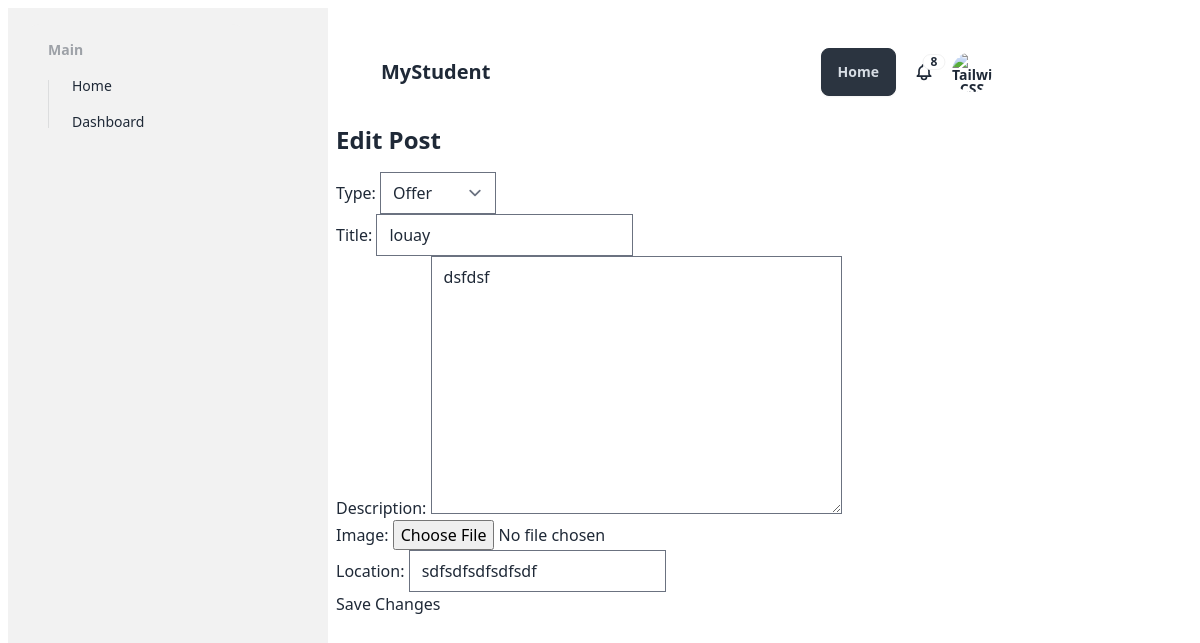
Page /posts/9/edit/ (signed in) on the earlier database version.
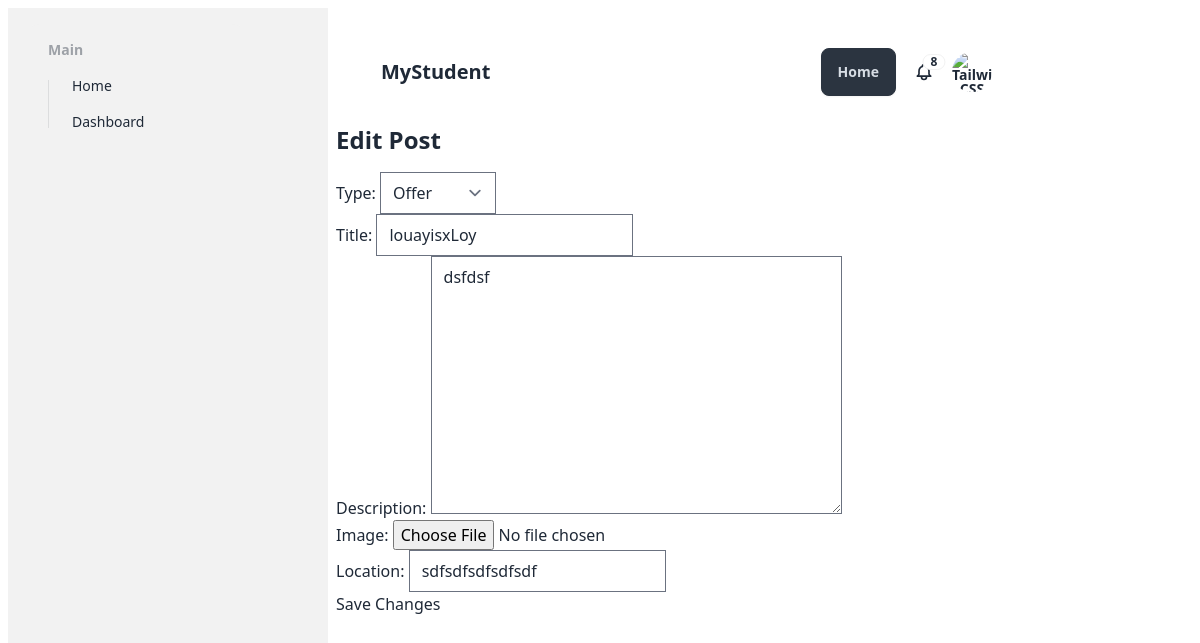
Same page on the later database version.
### core/models.py (models this page shows)
class Post(models.Model):
    TYPE_CHOICES = (
        (0, 'Offer'),
        (1, 'Request'),
    )
    id = models.AutoField(primary_key=True)
    type = models.IntegerField(choices=TYPE_CHOICES)
    title = models.CharField(max_length=255)
    description = models.TextField()
    image = models.ImageField(blank=True, upload_to='post_images/')
    creator = models.ForeignKey(User, on_delete=models.CASCADE)
    created_at = models.DateTimeField(auto_now_add=True)

class Logement(Post):
    location = models.CharField(max_length=255)

### core/views.py (the view)
# urls.py: path('posts/<int:pk>/edit/', PostUpdateView.as_view(), name='post_update'),
class PostUpdateView(LoginRequiredMixin, UpdateView):
    model = Post
    template_name = 'posts/post_update.html'
    success_url = reverse_lazy('dashboard')
    def get_object(self, queryset=None):
        post = super().get_object(queryset)
        if hasattr(post, 'recommandation'):
            return post.recommandation
        elif hasattr(post, 'transport'):
            return post.transport
        elif hasattr(post, 'stage'):
            return post.stage
        elif hasattr(post, 'evenement'):
            return post.evenement
        elif hasattr(post, 'logement'):
            return post.logement
        else:
            return None
    def get_form_class(self):
        post = self.object
        if hasattr(post, 'recommandation'):
            return RecommandationForm
        elif hasattr(post, 'transport'):
            return TransportForm
        elif hasattr(post, 'stage'):
            return StageForm
        elif hasattr(post, 'evenement'):
            return EvenementForm
        elif hasattr(post, 'logement'):
            return LogementForm
        else:
            return None
    def get_queryset(self):
        queryset = super().get_queryset()
        return queryset.filter(creator=self.request.user)

### core/forms.py
class LogementForm(BasePostForm):
    location = forms.CharField(label='Location', max_length=255, required=True)
    class Meta:
        model = Logement
        fields = BasePostForm.Meta.fields + ('location',)

### core/context_processors.py (called while the page is built)
def tailwind_version(request):
    return {'TAILWIND_VERSION': settings.TAILWIND_VERSION}

### core/templates/posts/post_update.html (shortened to what this page needs)
{% load static tailwind_tags %}
<!DOCTYPE html>
<html lang="en">
  <head>
    <link
      rel="stylesheet"
      href="https://cdnjs.cloudflare.com/ajax/libs/font-awesome/6.5.1/css/all.min.css"
    />
    {% tailwind_css %}
    <link rel="stylesheet" type="text/css" href="{% static 'css/main.css' %}" />
  </head>
  <body class="container">
    <div class="menu">{% include 'components/sidebar.html' %}</div>
    <div class="content">
      <div class="home_container">
        {% include 'components/navbar.html' %}
        <h1 class="text-2xl font-bold mb-4">Edit Post</h1>
    <form method="post">
        {{ form.as_p }}
        <button type="submit">Save Changes</button>
    </form>
      </div>
  </body>
</html>

### core/templates/components/sidebar.html (shortened to what this page needs)
<div class="sticky top-0">
  <div class="drawer lg:drawer-open">
    <div class="drawer-side">
      <ul class="menu p-4 w-80 min-h-full bg-base-200 text-base-content">
        <ul class="menu bg-base-200 w-56 rounded-box">
          <li>
            <h2 class="menu-title">Main</h2>
            <ul>
              <a href="{% url 'home' %}">
                <li><span>Home</span></li>
              </a>
              <a href="{% url 'dashboard' %}">
                <li ><span>Dashboard</span></li>
              </a>
            </ul>
          </li>
        </ul>
      </ul>
    </div>
  </div>
</div>

### core/templates/components/navbar.html (shortened to what this page needs)
{% load crispy_forms_tags %}
<div class="navbar bg-base-100 border-slate-800	">
    <div class="flex-1">
      <a class="btn btn-ghost text-xl">MyStudent</a>
    </div>
    <a class="btn btn-neutral mx-1" href="{% url 'home' %}">Home</a>
    {% if user.is_authenticated %}
    <div class="flex-none">
      <div class="dropdown dropdown-end">
        <div tabindex="0" role="button" class="btn btn-ghost btn-circle">
          <div class="indicator">
            <span class="badge badge-sm indicator-item">8</span>
          </div>
        </div>
      </div>
      <div class="dropdown dropdown-end">
        <div tabindex="0" role="button" class="btn btn-ghost btn-circle avatar">
          <div class="w-10 rounded-full">
            <img alt="Tailwind CSS Navbar component" src="https://daisyui.com/images/stock/photo-1534528741775-53994a69daeb.jpg" />
          </div>
        </div>
      </div>
    </div>
    {% else %}
    <a class="btn btn-primary mx-1" href="{% url 'login' %}">Login</a>
    <a class="btn btn-primary mx-1" href="{% url 'register' %}">Register</a>
      {% endif %}
  </div>
</div>

### core/static/css/main.css (style rules this page uses)
.container { display: flex; }
.menu { flex: 1; }
.content { flex: 4; }
.home_container { padding: 20px; border-radius: 10px; margin-top: 20px; }

Differences in the rows shown:
changed Post "dsfdsf": title "louay" → "louayisxLoy"
